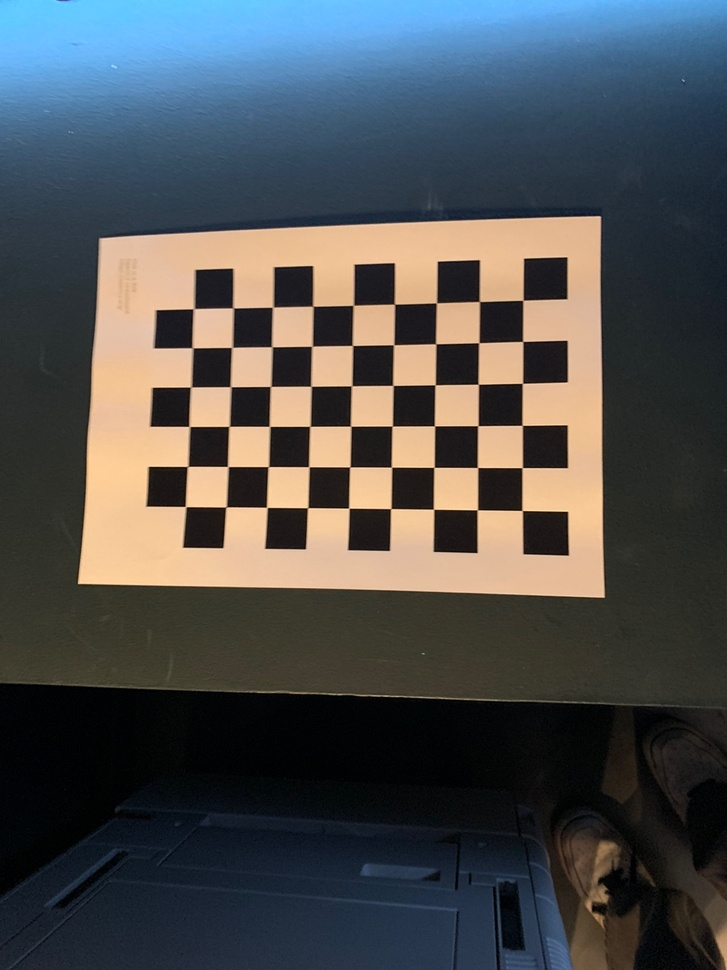
#> input picture augmented-reality/CAMERA_CALIBRATION/images/checkerboard_0.jpg, 727 x 970 px, shrunk from 1080 x 1440 before the run, found by its file name; its folder holds only this picture in this run
$ python camera_calibration.py
#> lines starting #> are read from the running program, lines starting #| are printed output that depends on the picture
import cv2 as cv
import os
import numpy as np

# Checker board size
CHESS_BOARD_DIM = (9, 6)

# The size of Square in the checker board.
SQUARE_SIZE = 24  # millimeters / 5.1

# termination criteria
criteria = (cv.TERM_CRITERIA_EPS + cv.TERM_CRITERIA_MAX_ITER, 30, 0.001)

calib_data_path = "./calib_data"
CHECK_DIR = os.path.isdir(calib_data_path)


if not CHECK_DIR:
    os.makedirs(calib_data_path)
    print(f'"{calib_data_path}" Directory is created')

else:
    print(f'"{calib_data_path}" Directory already Exists.')

# prepare object points, like (0,0,0), (1,0,0), (2,0,0) ....,(6,5,0)
obj_3D = np.zeros((CHESS_BOARD_DIM[0] * CHESS_BOARD_DIM[1], 3), np.float32)

obj_3D[:, :2] = np.mgrid[0 : CHESS_BOARD_DIM[0], 0 : CHESS_BOARD_DIM[1]].T.reshape(
    -1, 2
)
obj_3D *= SQUARE_SIZE
print(obj_3D)

# Arrays to store object points and image points from all the images.
obj_points_3D = []  # 3d point in real world space
img_points_2D = []  # 2d points in image plane.

# The images directory path
image_dir_path = "CAMERA_CALIBRATION/images"

files = os.listdir(image_dir_path)
for file in files:
    print(file)
    imagePath = os.path.join(image_dir_path, file)
    # print(imagePath)

    image = cv.imread(imagePath)
#> image is the input picture: shape (970, 727, 3); mean B, G, R 79.8, 79, 76.9
    grayScale = cv.cvtColor(image, cv.COLOR_BGR2GRAY)
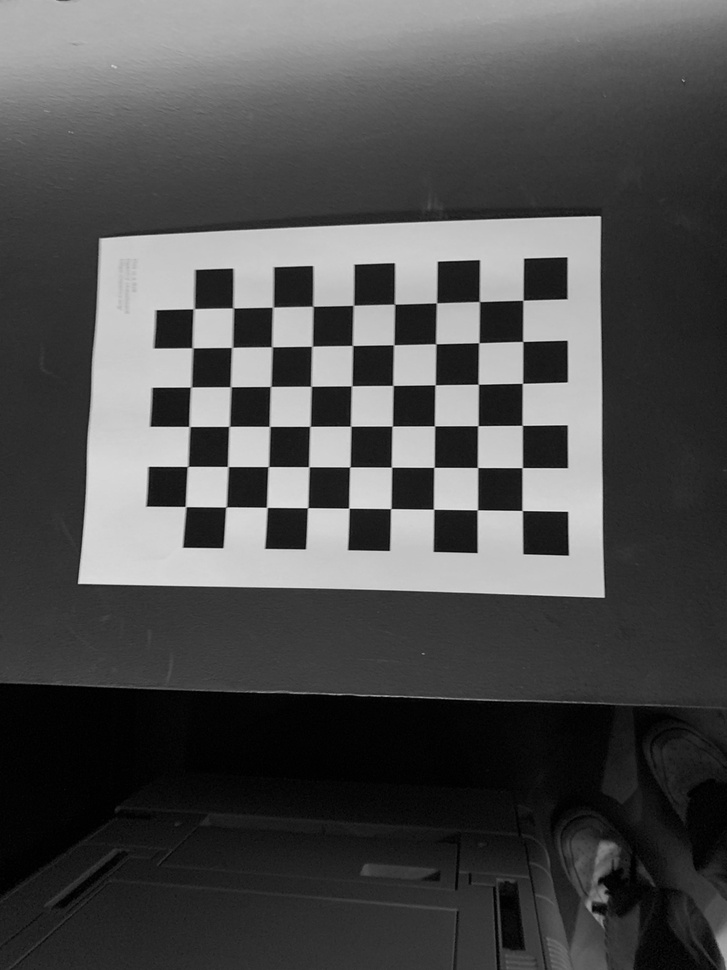
#> grayScale: shape (970, 727); min 0, max 232, mean 78.4
    ret, corners = cv.findChessboardCorners(image, CHESS_BOARD_DIM, None)
#> ret = True; corners = 54 rows, first 8: [522.1, 510.5], [477.3, 509.9], [433.6, 509.3], [390.8, 508.6], [348.8, 508.1], [307.6, 507.7], [266.7, 507.4], [226, 507]
    if ret == True:
        obj_points_3D.append(obj_3D)
        corners2 = cv.cornerSubPix(grayScale, corners, (3, 3), (-1, -1), criteria)
#> corners2 = 54 rows, first 8: [522.2, 510.5], [477.3, 509.8], [433.6, 509.2], [390.7, 508.6], [348.8, 508.1], [307.6, 507.7], [266.8, 507.4], [226, 506.9]
        img_points_2D.append(corners2)

        img = cv.drawChessboardCorners(image, CHESS_BOARD_DIM, corners2, ret)
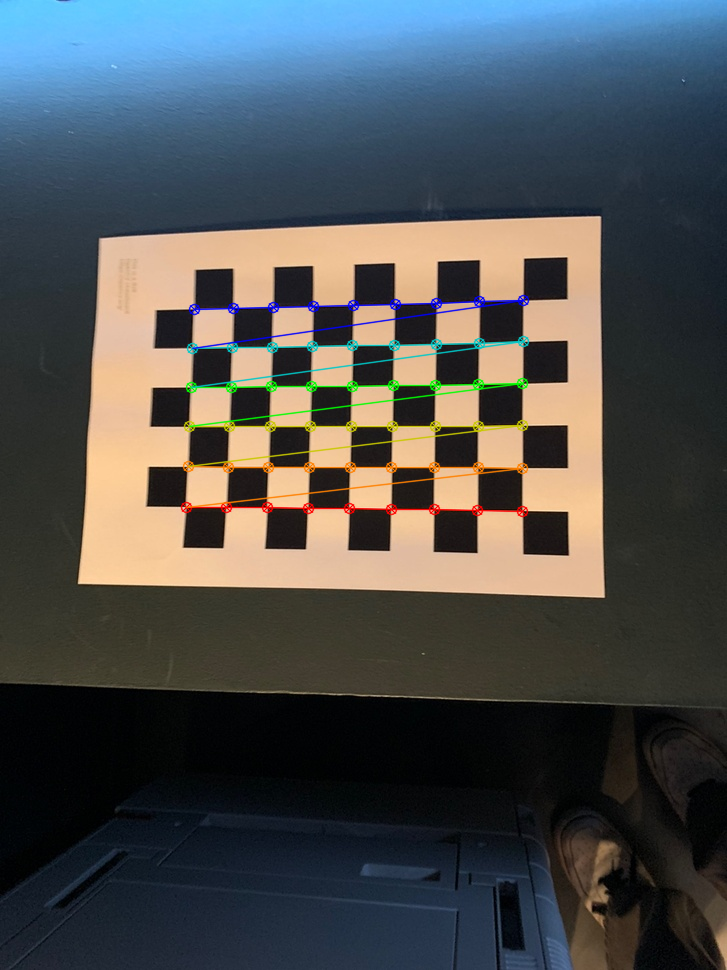
#> img: shape (970, 727, 3); mean B, G, R 79.7, 79.2, 76.5

cv.destroyAllWindows()
# h, w = image.shape[:2]
ret, mtx, dist, rvecs, tvecs = cv.calibrateCamera(
    obj_points_3D, img_points_2D, grayScale.shape[::-1], None, None
)
#> ret = 0.119; mtx = [[821.2, 0, 354.4], [0, 807.3, 473.4], [0, 0, 1]]; dist = [[0.323, -0.907, 0.00476, -0.00192, -5.11]]; rvecs = ([-0.242, -0.166, -3.11],); tvecs = ([91.68, 20.6, 453.5],)
print("calibrated")

print("duming the data into one files using numpy ")
np.savez(
    f"{calib_data_path}/MultiMatrix",
    camMatrix=mtx,
    distCoef=dist,
    rVector=rvecs,
    tVector=tvecs,
)

print("-------------------------------------------")

print("loading data stored using numpy savez function\n \n \n")

data = np.load(f"{calib_data_path}/MultiMatrix.npz")

camMatrix = data["camMatrix"]
distCof = data["distCoef"]
rVector = data["rVector"]
tVector = data["tVector"]

print("loaded calibration data successfully")

$ run again, on augmented-reality/CAMERA_CALIBRATION/images/checkerboard_4.jpg
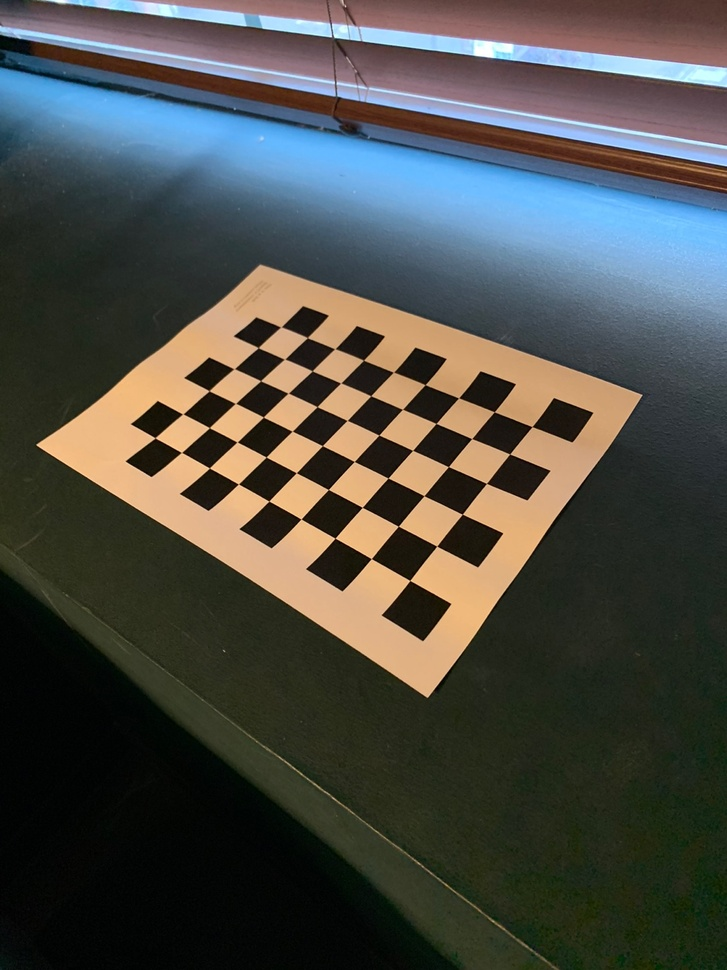
#> input picture augmented-reality/CAMERA_CALIBRATION/images/checkerboard_4.jpg, 727 x 970 px, shrunk from 1080 x 1440 before the run, found by its file name
#> image is the input picture: shape (970, 727, 3); mean B, G, R 71.4, 76.6, 75.9
#> `grayScale = cv.cvtColor(image, cv.COLOR_BGR2GRAY)`:
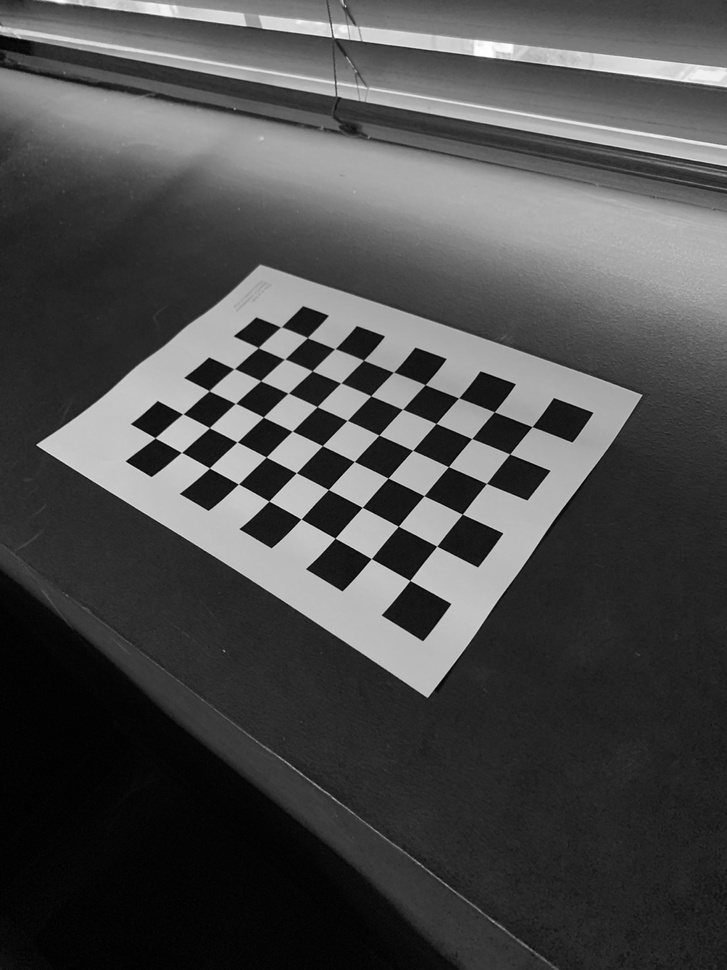
#> grayScale: shape (970, 727); min 0, max 255, mean 75.8
#> `ret, corners = cv.findChessboardCorners(image, CHESS_BOARD_DIM, None)`: ret = True; corners = 54 rows, first 8: [409.8, 580.5], [371.3, 558.6], [335, 538.1], [301, 519], [268.9, 501.1], [238.4, 484], [209.4, 468], [181.5, 452.4]
#> corners2 = 54 rows, first 8: [409.8, 580.5], [371.3, 558.6], [335.1, 538.2], [301, 519], [268.9, 501.1], [238.4, 484], [209.4, 467.9], [181.4, 452.4]
#> `img = cv.drawChessboardCorners(image, CHESS_BOARD_DIM, corners2, ret)`:
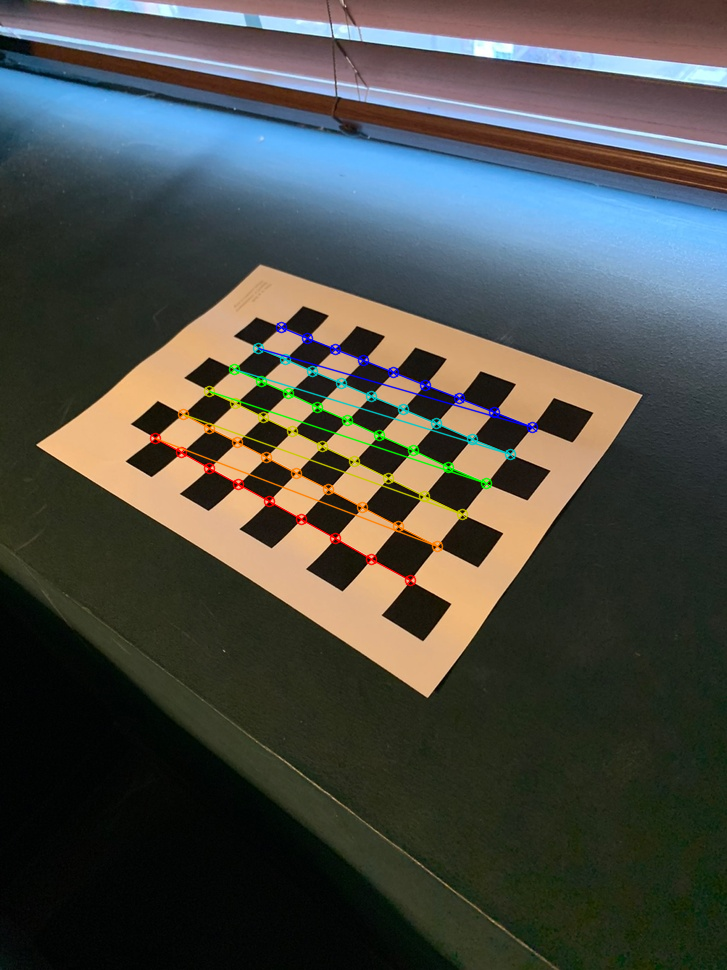
#> img: shape (970, 727, 3); mean B, G, R 71.4, 77, 75.7
#> `ret, mtx, dist, rvecs, tvecs = cv.calibrateCamera( obj_points_3D, img_..`: ret = 0.179; mtx = [[681.6, 0, 348.3], [0, 671, 499.6], [0, 0, 1]]; dist = [[0.08, 2.35, 0.00362, -0.00728, -18.24]]; rvecs = ([-0.468, -0.742, -2.41],); tvecs = ([30.39, 40.54, 337.1],)

$ run again, on augmented-reality/CAMERA_CALIBRATION/images/checkerboard_5.png
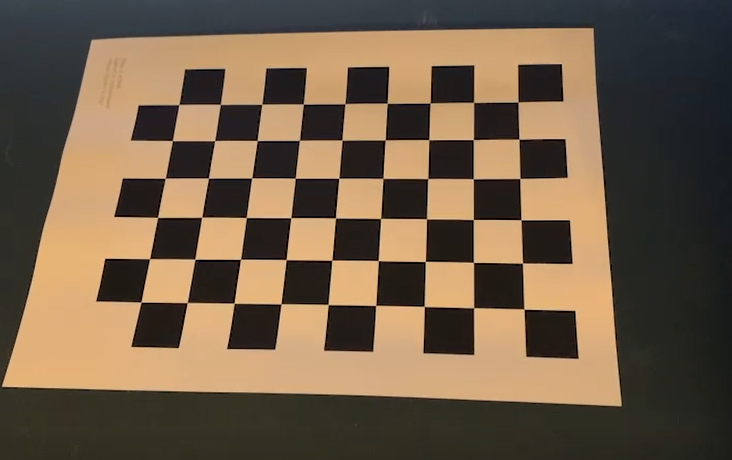
#> input picture augmented-reality/CAMERA_CALIBRATION/images/checkerboard_5.png, 732 x 460 px, found by its file name
#> image is the input picture: shape (460, 732, 3); mean B, G, R 72.4, 93.3, 112.2
#> `grayScale = cv.cvtColor(image, cv.COLOR_BGR2GRAY)`:
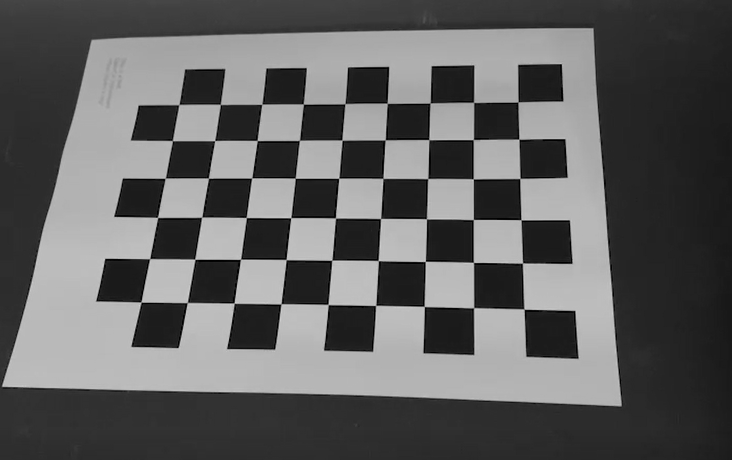
#> grayScale: shape (460, 732); min 0, max 210, mean 96.6
#> `ret, corners = cv.findChessboardCorners(image, CHESS_BOARD_DIM, None)`: ret = True; corners = 54 rows, first 8: [524.1, 309.2], [473.7, 307.7], [424.2, 306.4], [375.6, 305.5], [328.1, 304.4], [281, 303.8], [234.1, 303.1], [187.2, 302.6]
#> corners2 = 54 rows, first 8: [524.1, 309.2], [473.6, 307.7], [424.3, 306.4], [375.6, 305.5], [328.1, 304.4], [281, 303.8], [234.1, 303.1], [187.3, 302.6]
#> `img = cv.drawChessboardCorners(image, CHESS_BOARD_DIM, corners2, ret)`:
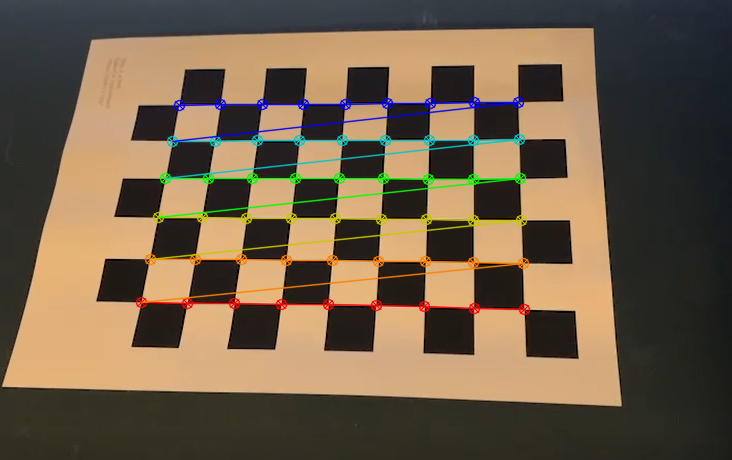
#> img: shape (460, 732, 3); mean B, G, R 72.3, 94.1, 111.8
#> `ret, mtx, dist, rvecs, tvecs = cv.calibrateCamera( obj_points_3D, img_..`: ret = 0.193; mtx = [[890.1, 0, 357.3], [0, 889.6, 179.9], [0, 0, 1]]; dist = [[0.179, 3.01, 0.000657, -0.00382, -37.61]]; rvecs = ([-0.194, -0.765, -3.01],); tvecs = ([80.63, 62.52, 435.1],)

$ run again, on augmented-reality/CAMERA_CALIBRATION/images/checkerboard_6.png
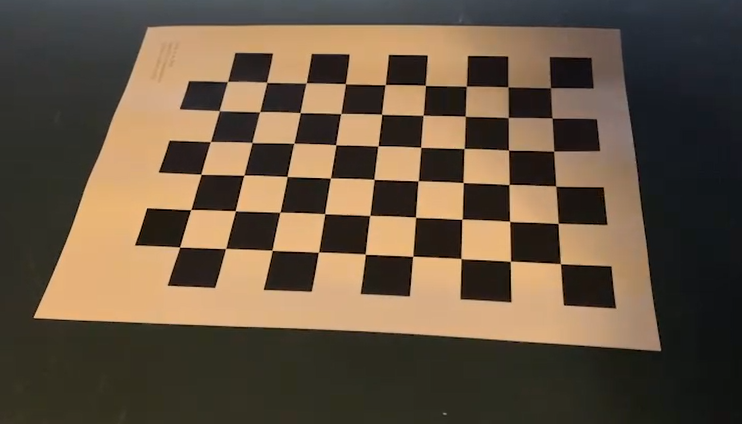
#> input picture augmented-reality/CAMERA_CALIBRATION/images/checkerboard_6.png, 742 x 424 px, found by its file name
#> image is the input picture: shape (424, 742, 3); mean B, G, R 66.1, 84.5, 101
#> `grayScale = cv.cvtColor(image, cv.COLOR_BGR2GRAY)`:
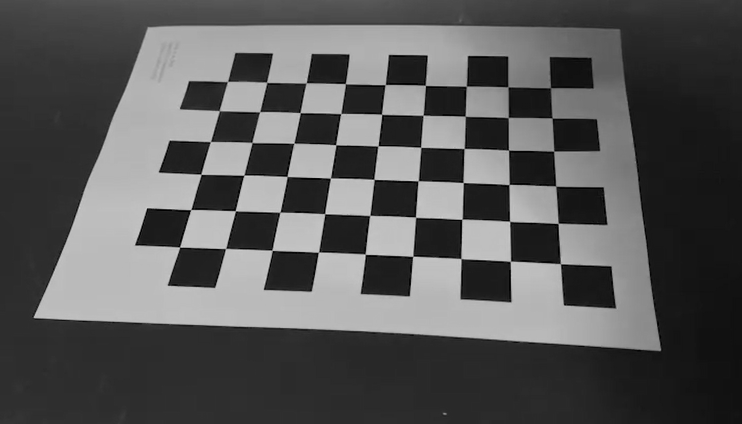
#> grayScale: shape (424, 742); min 0, max 213, mean 87.3
#> `ret, corners = cv.findChessboardCorners(image, CHESS_BOARD_DIM, None)`: ret = True; corners = 54 rows, first 8: [560.5, 263.7], [510.3, 261.3], [460.9, 258.5], [412.8, 256.3], [365.3, 254.2], [318.4, 252.2], [272.1, 250.3], [225.5, 248.5]
#> corners2 = 54 rows, first 8: [560.4, 263.7], [510.4, 261.3], [460.9, 258.5], [412.8, 256.3], [365.2, 254.2], [318.4, 252.2], [272, 250.3], [225.6, 248.5]
#> `img = cv.drawChessboardCorners(image, CHESS_BOARD_DIM, corners2, ret)`:
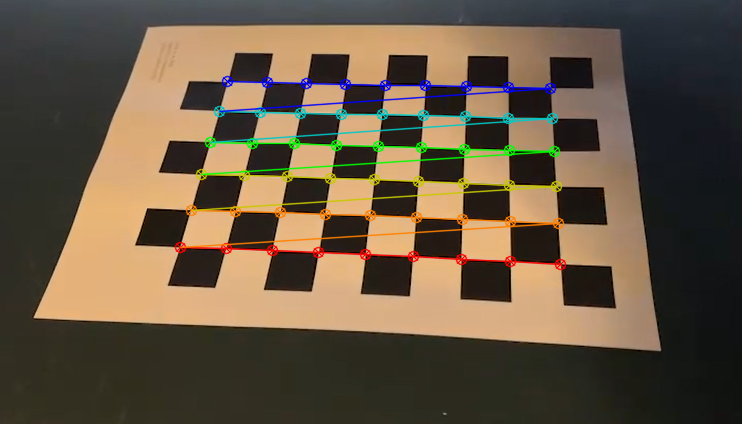
#> img: shape (424, 742, 3); mean B, G, R 66, 85.4, 100.6
#> `ret, mtx, dist, rvecs, tvecs = cv.calibrateCamera( obj_points_3D, img_..`: ret = 0.209; mtx = [[815.3, 0, 356.1], [0, 839.8, 217], [0, 0, 1]]; dist = [[0.308, -2.93, 0.021, -0.0103, 21.61]]; rvecs = ([-0.168, -0.983, -2.9],); tvecs = ([99.76, 21.66, 401.1],)
